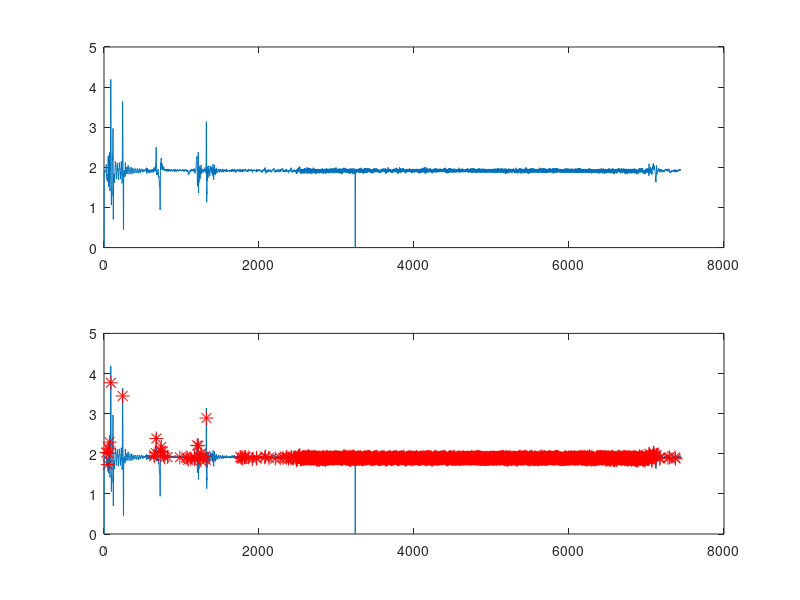

The MATLAB source for this figure:
clear; clear all;close all;
data1 = load('ECG.txt');

% data1 = medfilt1(data1,50);
peakAG = 0;
sample = 0;
attack = 0.9875;
decay = 0.992;

lower_bound = 0.9975;
upper_bound = 0.99;
near_peak = 0;

gain = 0;
sampleAG = 0;
j = 1;

PeakFlag = 0;
maxBufferCounter = 1;
for i = 1 : length(data1) 
            sample = data1(i,1);
            maxBuffer (1,maxBufferCounter) = sample;
            maxBufferCounter = maxBufferCounter + 1;            
            if (maxBufferCounter == 401)
                maxBufferCounter = 1;
            end
            if (sample> max(maxBuffer)*0.75)
                PeakFlag = 1;
            else 
                PeakFlag = 0;
            end            
            if (sample > peakAG)
                peakAG = attack * sample;
            else
                peakAG = decay * peakAG;
            end
			gain = attack / peakAG;
			sampleAG = gain * sample;
            if (sampleAG >= lower_bound)
                near_peak = 1;
            end          
            if ((near_peak == 1) && (sampleAG < upper_bound) && (PeakFlag == 1))
                near_peak = 0;
                Peakbuffer (1,j) = i;
                Peakbuffer (2,j) = sample;
                j = j + 1;
            end    
end 


figure
subplot(2,1,1)
plot(data1);
subplot(2,1,2)
plot(data1);
hold on;
for i = 1 : length(Peakbuffer)
    plot (Peakbuffer(1,i),Peakbuffer(2,i),'r*','MarkerSize',10);
%    plot (20,3,'r*','MarkerSize',10);
    hold on;
end